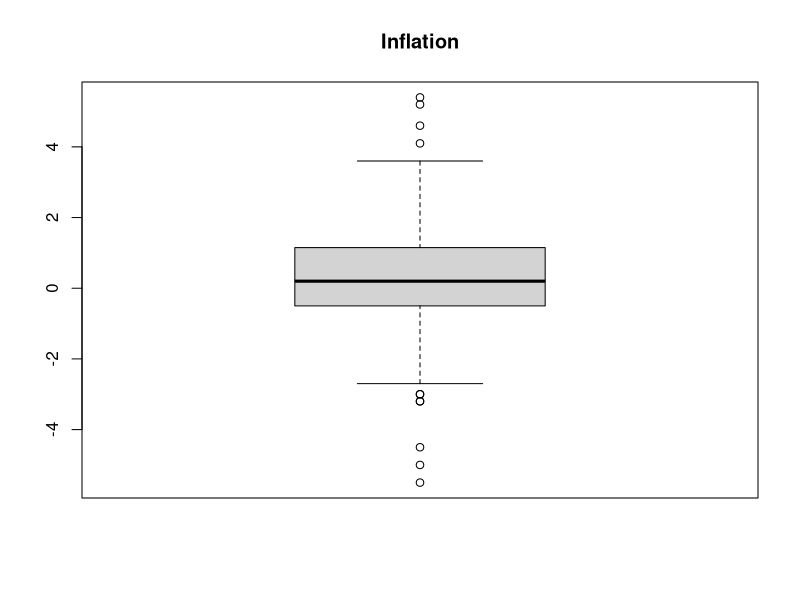
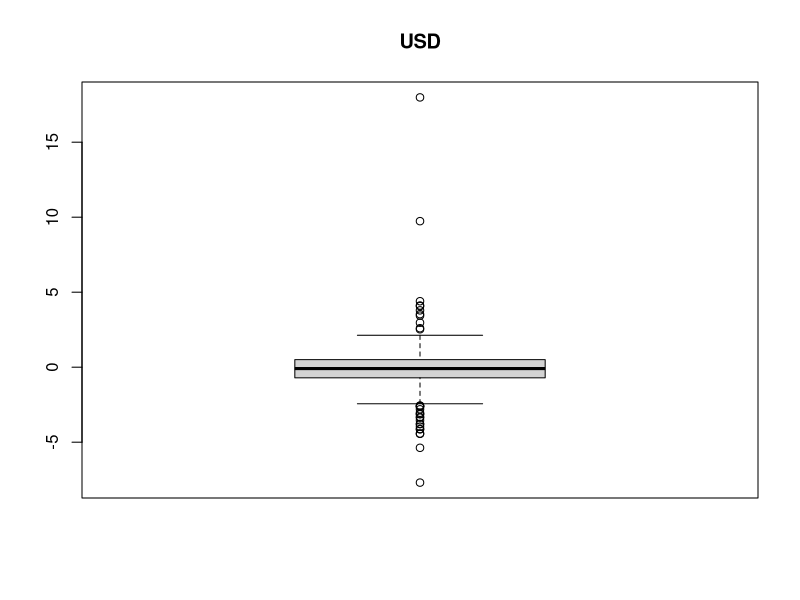
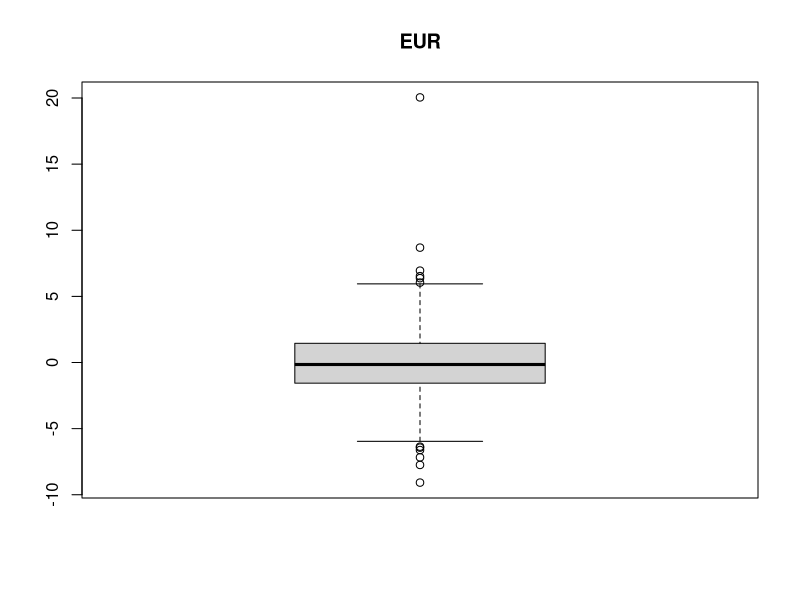
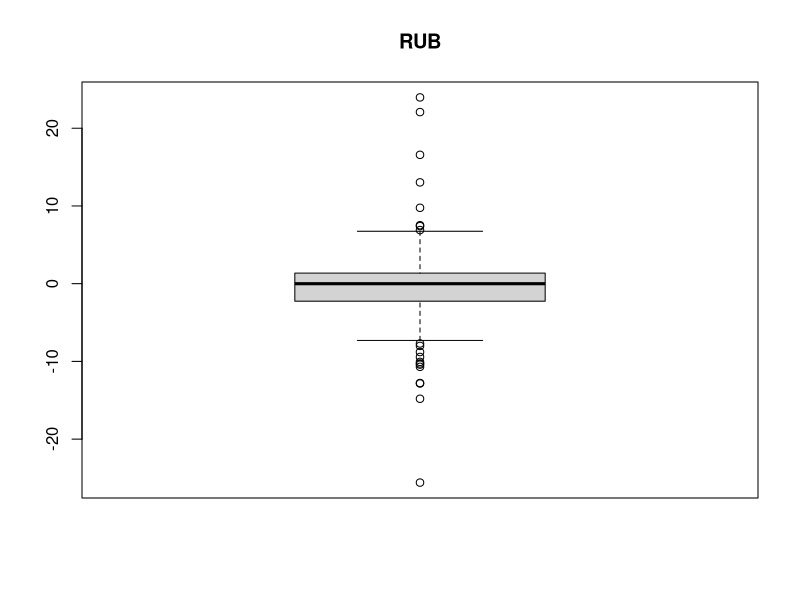
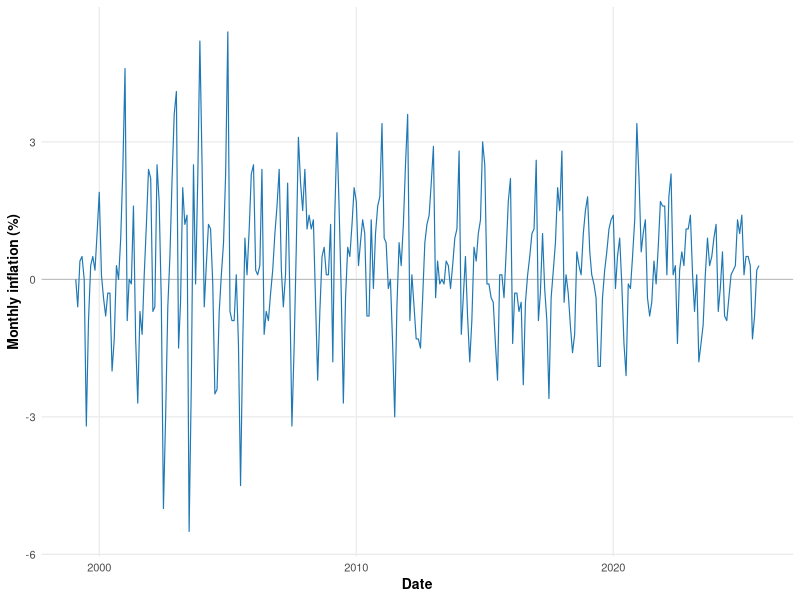
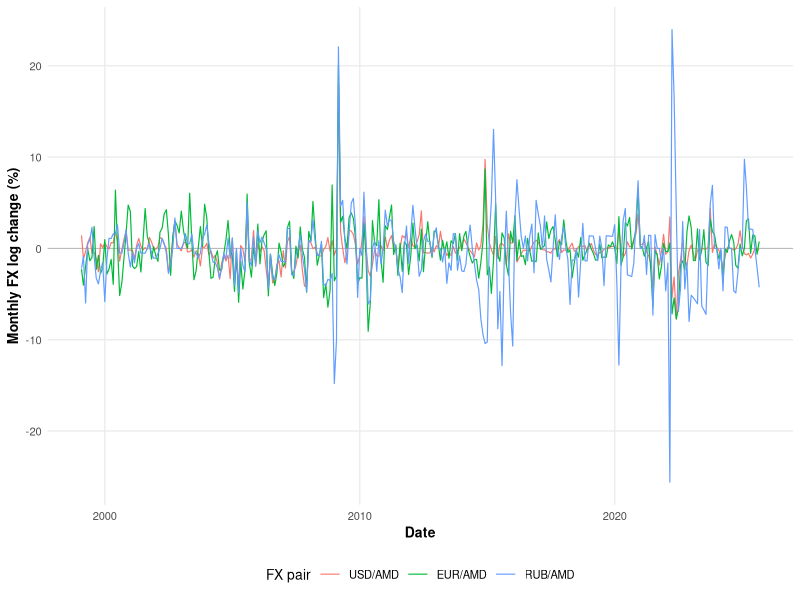
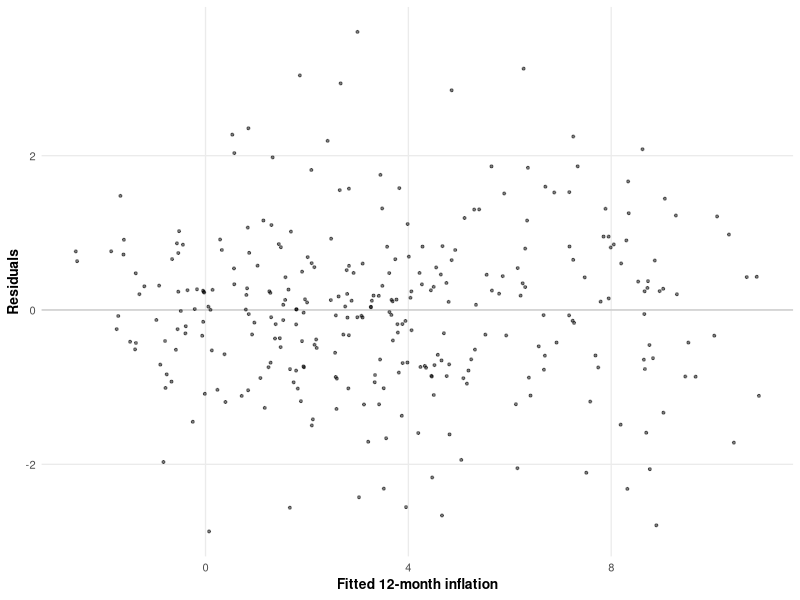
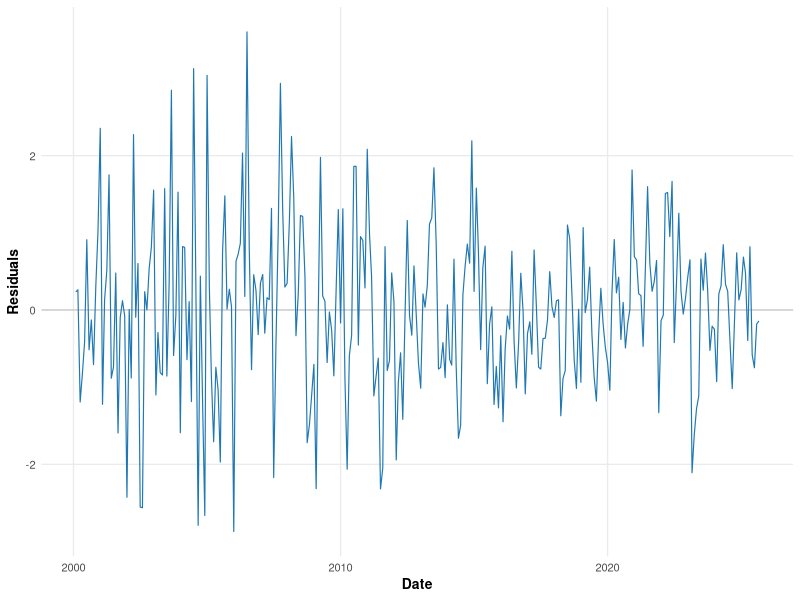

Source code (R) for these figures, in order:
library(readr)
library(dplyr)
library(ggplot2)
library(tidyr)

# ==========================
# Load data and month factor
# ==========================

data_all <- read_csv("data/data_all_cpi_fx.csv", show_col_types = FALSE)

data_all <- data_all %>%
  mutate(
    month_factor = factor(
      month_num,
      levels = 1:12,
      labels = c("Jan","Feb","Mar","Apr","May","Jun",
                 "Jul","Aug","Sept","Oct","Nov","Dec")
    )
  )

# ==========================
# Summaries
# ==========================

summary(data_all$infl_pct)
summary(select(data_all, dlog_usd, dlog_eur, dlog_rub))

# ==========================
# EDA: time plots and outliers
# ==========================

# --- Time series plots ---

# Inflation time series (Figure: fig_infl_timeseries.pdf)
p_infl <- ggplot(data_all, aes(x = date, y = infl_pct)) +
  geom_hline(yintercept = 0, color = "grey70", linewidth = 0.3) +
  geom_line(linewidth = 0.4, color = "#1f78b4") +
  labs(
    x = "Date",
    y = "Monthly inflation (%)"
  ) +
  theme_minimal(base_size = 10) +
  theme(
    panel.grid.minor = element_blank(),
    plot.title = element_text(face = "bold", hjust = 0),
    axis.title = element_text(face = "bold")
  )

ggsave("fig_infl_timeseries.pdf", p_infl, width = 6.5, height = 3)


# FX time series (USD/EUR/RUB in one plot, Figure: fig_fx_timeseries.pdf)
fx_long <- data_all %>%
  select(date, dlog_usd, dlog_eur, dlog_rub) %>%
  pivot_longer(
    cols = c(dlog_usd, dlog_eur, dlog_rub),
    names_to = "series",
    values_to = "dlog_fx"
  ) %>%
  mutate(
    series = factor(
      series,
      levels = c("dlog_usd", "dlog_eur", "dlog_rub"),
      labels = c("USD/AMD", "EUR/AMD", "RUB/AMD")
    )
  )

p_fx <- ggplot(fx_long, aes(x = date, y = dlog_fx, color = series)) +
  geom_hline(yintercept = 0, color = "grey70", linewidth = 0.3) +
  geom_line(linewidth = 0.4) +
  labs(
    x = "Date",
    y = "Monthly FX log change (%)",
    color = "FX pair"
  ) +
  theme_minimal(base_size = 10) +
  theme(
    panel.grid.minor = element_blank(),
    plot.title = element_text(face = "bold", hjust = 0),
    axis.title = element_text(face = "bold"),
    legend.position = "bottom"
  )

ggsave("fig_fx_timeseries.pdf", p_fx, width = 6.5, height = 3)


# --- Boxplots ---
boxplot(data_all$infl_pct, main = "Inflation")
boxplot(data_all$dlog_usd, main = "USD")
boxplot(data_all$dlog_eur, main = "EUR")
boxplot(data_all$dlog_rub, main = "RUB")

# Top spikes 
data_all %>%
  arrange(desc(abs(infl_pct))) %>%
  select(date, infl_pct) %>%
  head(10)

data_all %>%
  arrange(desc(abs(dlog_rub))) %>%
  select(date, dlog_rub) %>%
  head(10)


# ==========================
# Monthly models
# ==========================

# baseline: inflation on lag + seasonality
model_base <- lm(infl_pct ~ infl_lag + month_factor, data = data_all)
summary(model_base)

# FX-augmented
model_fx <- lm(infl_pct ~ infl_lag + month_factor +
                 dlog_usd + dlog_eur + dlog_rub,
               data = data_all)
summary(model_fx)

# F-test for FX block
anova(model_base, model_fx)

# ==========================
# Predicting next-month inflation
# ==========================

data_next <- data_all %>%
  mutate(
    infl_next = dplyr::lead(infl_pct, 1)
  ) %>%
  filter(!is.na(infl_next))

# baseline: infl_{t+1} on infl_t + seasonality
model_base_next <- lm(infl_next ~ infl_pct + month_factor, data = data_next)
summary(model_base_next)

# FX-augmented: add current FX changes
model_fx_next <- lm(infl_next ~ infl_pct + month_factor +
                      dlog_usd + dlog_eur + dlog_rub,
                    data = data_next)
summary(model_fx_next)

# F-test for FX block
anova(model_base_next, model_fx_next)

# ==========================
# 12-month (year-on-year) inflation and FX changes
# ==========================

sum_lags <- function(x, k) {
  out <- x
  for (i in 1:k) {
    out <- out + dplyr::lag(x, i)
  }
  out
}

data_12 <- data_all %>%
  arrange(date) %>%
  mutate(
    infl12 = sum_lags(infl_pct, 11),
    usd12  = sum_lags(dlog_usd, 11),
    eur12  = sum_lags(dlog_eur, 11),
    rub12  = sum_lags(dlog_rub, 11)
  ) %>%
  filter(!is.na(infl12))

# baseline: 12-month inflation on seasonality
model12_base <- lm(infl12 ~ month_factor, data = data_12)
summary(model12_base)

# FX-augmented: 12-month FX changes
model12_fx <- lm(infl12 ~ month_factor + usd12 + eur12 + rub12,
                 data = data_12)
summary(model12_fx)

# F-test for 12-month FX block
anova(model12_base, model12_fx)

# ==========================
# 12-month inflation with lag and FX
# ==========================

data_12_lag <- data_12 %>%
  arrange(date) %>%
  mutate(
    infl12_lag = dplyr::lag(infl12)
  ) %>%
  filter(!is.na(infl12_lag))

# baseline: infl12 on infl12_lag + seasonality
model12lag_base <- lm(infl12 ~ infl12_lag + month_factor, data = data_12_lag)
summary(model12lag_base)

# FX-augmented
model12lag_fx <- lm(infl12 ~ infl12_lag + month_factor +
                      usd12 + eur12 + rub12,
                    data = data_12_lag)
summary(model12lag_fx)

# F-test for FX block given infl12_lag
anova(model12lag_base, model12lag_fx)

# add fitted values and residuals from the final 12-month model
data_12_lag <- data_12_lag %>%
  mutate(
    fitted12 = fitted(model12lag_fx),
    resid12  = resid(model12lag_fx)
  )


# ==========================
# Diagnostics for final 12-month model 
# ==========================

# Residuals vs fitted (fig_resid_vs_fitted.pdf)
p_resid_fit <- ggplot(data_12_lag, aes(x = fitted12, y = resid12)) +
  geom_hline(yintercept = 0, color = "grey70", linewidth = 0.3) +
  geom_point(alpha = 0.5, size = 0.7) +
  labs(
    x = "Fitted 12-month inflation",
    y = "Residuals"
  ) +
  theme_minimal(base_size = 10) +
  theme(
    panel.grid.minor = element_blank(),
    axis.title = element_text(face = "bold")
  )

ggsave("fig_resid_vs_fitted.pdf", p_resid_fit, width = 6, height = 3)


# Residuals over time (fig_resid_time.pdf)
p_resid_time <- ggplot(data_12_lag, aes(x = date, y = resid12)) +
  geom_hline(yintercept = 0, color = "grey70", linewidth = 0.3) +
  geom_line(linewidth = 0.4, color = "#1f78b4") +
  labs(
    x = "Date",
    y = "Residuals"
  ) +
  theme_minimal(base_size = 10) +
  theme(
    panel.grid.minor = element_blank(),
    axis.title = element_text(face = "bold")
  )

ggsave("fig_resid_time.pdf", p_resid_time, width = 6.5, height = 3)


# QQ-plot of residuals (fig_resid_qq.pdf)
qq <- qqnorm(data_12_lag$resid12, plot.it = FALSE)
df_qq <- data.frame(
  theoretical = qq$x,
  sample = qq$y
)

p_resid_qq <- ggplot(df_qq, aes(x = theoretical, y = sample)) +
  geom_abline(slope = 1, intercept = 0, color = "grey70", linewidth = 0.4) +
  geom_point(alpha = 0.5, size = 0.7) +
  labs(
    x = "Theoretical quantiles",
    y = "Sample quantiles"
  ) +
  theme_minimal(base_size = 10) +
  theme(
    panel.grid.minor = element_blank(),
    axis.title = element_text(face = "bold")
  )

ggsave("fig_resid_qq.pdf", p_resid_qq, width = 6, height = 3)


# Histogram of residuals (fig_resid_hist.pdf)
p_resid_hist <- ggplot(data_12_lag, aes(x = resid12)) +
  geom_histogram(bins = 30, color = "white", fill = "#1f78b4") +
  labs(
    x = "Residuals",
    y = "Count"
  ) +
  theme_minimal(base_size = 10) +
  theme(
    panel.grid.minor = element_blank(),
    axis.title = element_text(face = "bold")
  )

ggsave("fig_resid_hist.pdf", p_resid_hist, width = 6, height = 3)


# ==========================
# Influence check (Cook's distance) 
# ==========================

cook <- cooks.distance(model12lag_fx)
df_cook <- data.frame(
  index = seq_along(cook),
  cook = cook
)

p_cook <- ggplot(df_cook, aes(x = index, y = cook)) +
  geom_segment(aes(xend = index, yend = 0)) +
  geom_hline(yintercept = 4 / length(cook),
             linetype = "dashed",
             color = "red",
             linewidth = 0.4) +
  labs(
    x = "Observation index",
    y = "Cook's distance"
  ) +
  theme_minimal(base_size = 10) +
  theme(
    panel.grid.minor = element_blank(),
    axis.title = element_text(face = "bold")
  )

ggsave("fig_cooks_distance.pdf", p_cook, width = 6.5, height = 3.2)

# Top influential points (for discussion)
data_12_lag %>%
  mutate(cook = cook) %>%
  arrange(desc(cook)) %>%
  select(date, infl12, usd12, eur12, rub12, cook) %>%
  head(10)


p_infl
p_fx
p_resid_fit
p_resid_time
p_resid_qq
p_resid_hist
p_cook

getwd()
list.files()
